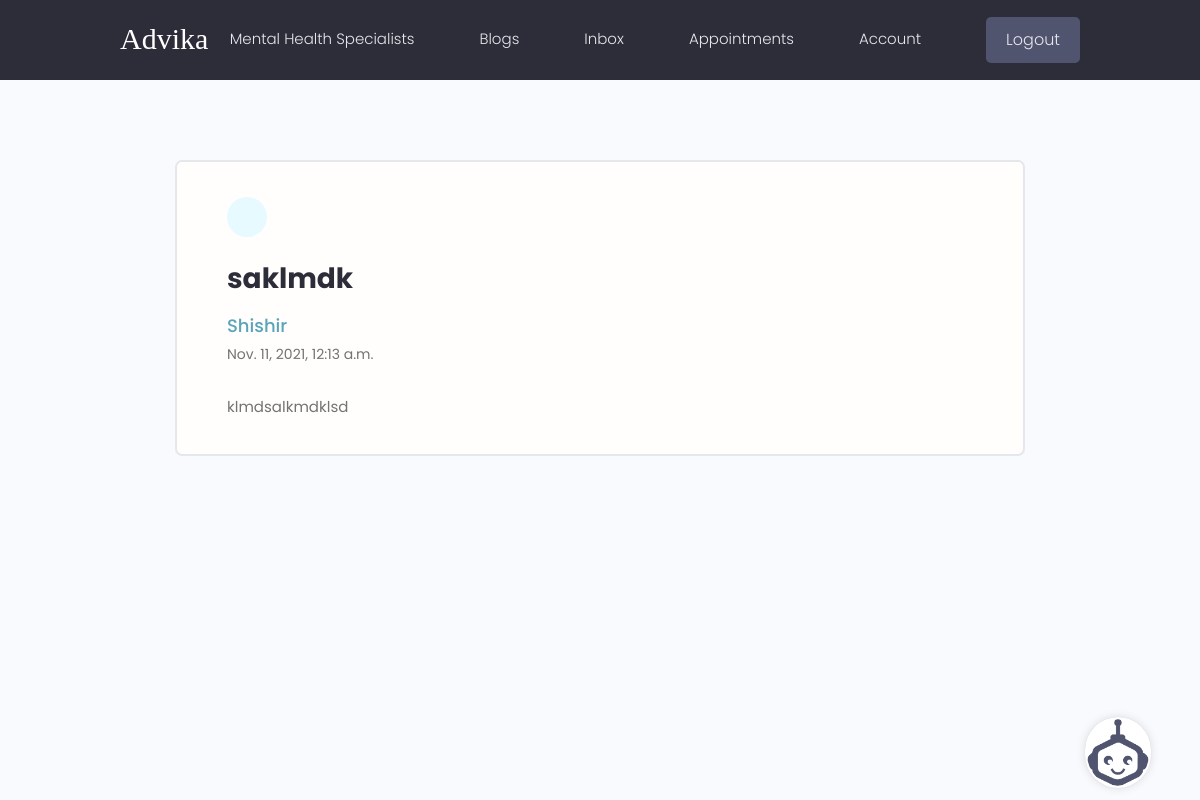
The app's page /appointment/e58e7bed820c4a57ba1ed2002f6fda13/ (signed in) with its own data.
### users/models.py (models this page shows, shortened)
class Appointment(models.Model):
    sender = models.ForeignKey(Profile,on_delete=models.SET_NULL,null=True,blank=True,related_name='sender_appointments')
    recipient = models.ForeignKey(Profile,on_delete=models.SET_NULL,null=True,blank=True,related_name = 'appointments')
    name = models.CharField(max_length=200,null=True,blank=True)
    email = models.EmailField(max_length=200,null=True,blank=True)
    date = models.DateField()
    time = models.TimeField()
    confirm = models.BooleanField(default=False,null=True,blank=True)
    subject = models.CharField(max_length=200,null=True,blank=True)
    body = models.TextField()
    created = models.DateTimeField(auto_now_add=True)
    id = models.UUIDField(default=uuid.uuid4, unique=True,
                          primary_key=True, editable=False)

### users/views.py (the view)
# urls.py: path('appointment/<str:pk>/',views.viewAppointment,name='appointment'),
@login_required(login_url='login')
def viewAppointment(request,pk):
    profile = request.user.profile
    if profile.role == 'Mental Health Specialist':
        appointment = profile.appointments.get(id=pk)
    else:
        appointment = profile.sender_appointments.get(id=pk)
    print(appointment.confirm)
    context={'appointment':appointment}
    return render(request,'users/appointment.html',context)

### users/templates/users/appointment.html (shortened to what this page needs)
{% extends 'main.html' %}
{% block content %}
<main class="messagePage my-xl">
  <div class="content-box">
    <div class="message">
      <a class="backButton" href="{% url 'appointmentInbox' %}"></a>
      <h2 class="message__subject">{{appointment.subject}}
      </h2>
        {% if appointment.sender %}
        <a href="{% url 'user-profile' appointment.sender.id  %}" class="message__author">{{appointment.name}}</a>
        {% else %}
        <p class="message__author">{{appointment.name}}</p>
        {% endif %}
        <p class="message__date">{{appointment.date}}, {{appointment.time}}</p>
        <div class="message__body">{{appointment.body|linebreaksbr}}</div>
    </div>
  </div>
</main>
{% endblock content %}

### static/styles/app.css (style rules this page uses)
:root { --color-sub: #2d2d39; }
.content-box { width: 95%; max-width: 85rem; margin: 0 auto; }
.message { padding: 2.5rem 0; }
.message > a { display: flex; gap: 1rem; }
.message__author, .message__date { flex-basis: 25%; }
.message__subject { flex-basis: 50%; }
.message__date { text-align: right; }
.messagePage .message { list-style: none; background: var(--color-white); padding: 3.5rem 5rem; border: 2px solid var(--color-light); border-radius: 0.7rem; }
.messagePage .message__subject { font-size: 2.8rem; color: var(--color-sub); margin-bottom: 1rem; margin-top: 2rem; }
.messagePage .message__author { font-size: 1.8rem; font-weight: 500; }
.messagePage .message__date { font-size: 1.4rem; font-weight: 400; text-align: left; margin-bottom: 3rem; }
.backButton { background: var(--color-main-light); color: var(--color-main); width: 4rem; height: 4rem; display: flex; align-items: center; justify-content: center; border-radius: 50%; }

### static/styles/chatbot.css (style rules this page uses)
.message { margin-top: 5px; margin-bottom: 5px; margin-right: 0; margin-left: 0; }

### static/uikit/styles/modules/_variables.css (style rules this page uses)
:root { --color-main: #5aa5b9; --color-main-light: #e6faff; --color-sub: #3f4156; --color-sub-light: #51546e; --color-sub-lighter: #ededfd; --color-text: #737373; --color-gray: #8b8b8b; --color-light: #e5e7eb; --color-light-gray: #767676; --color-bg: #f8fafd; --color-white: #fffefd; --color-white-light: #f3f3f3; --color-success: #359e64; --color-success-bg: #def8e8; --color-error: #fc4b0b; --color-error-bg: #fff2ee; --font-base: 'Poppins', arial, helvetica, 'Segoe UI', roboto, ubuntu, sans-serif; --font-monospace: 'Fira Code', 'Courier New', courier, monospace; --font-regular: 300; --font-medium: 500; --font-bold: 700; --generic-shadow: 1px 1px 5px #00000010; --generic-transition: all 0.3s ease-in-out; }

### static/uikit/styles/modules/_base.css (style rules this page uses)
* { margin: 0; padding: 0; box-sizing: border-box; text-rendering: optimizeLegibility; color: inherit; font-size: inherit; }
html { font-size: 50%; }
@media only screen and (min-width: 480px) { html { font-size: 56.25%; } }
@media only screen and (min-width: 1200px) { html { font-size: 62.5%; } }
body { line-height: 1.6; font-weight: 400; font-size: 1.5rem; color: var(--color-text); background-color: var(--color-bg); min-height: 100vh; }

### static/uikit/styles/modules/_typography.css (style rules this page uses)
* { font-family: var(--font-base); }
h2 { font-size: 3.6rem; font-weight: var(--font-bold); }
p, span, strong { font-size: 1.6rem; color: var(--color-text); font-weight: var(--font-regular); }
a { padding-bottom: 2px; text-decoration: none; display: inline-block; color: var(--color-main); font-weight: var(--font-medium); }

### static/uikit/styles/modules/_utilities.css (style rules this page uses)
.my-xl { margin: 8rem auto; }

### records on screen
Appointment: subject "saklmdk", name "Shishir", date "Nov. 11, 2021", time "12:13 a.m.", body "klmdsalkmdklsd"
